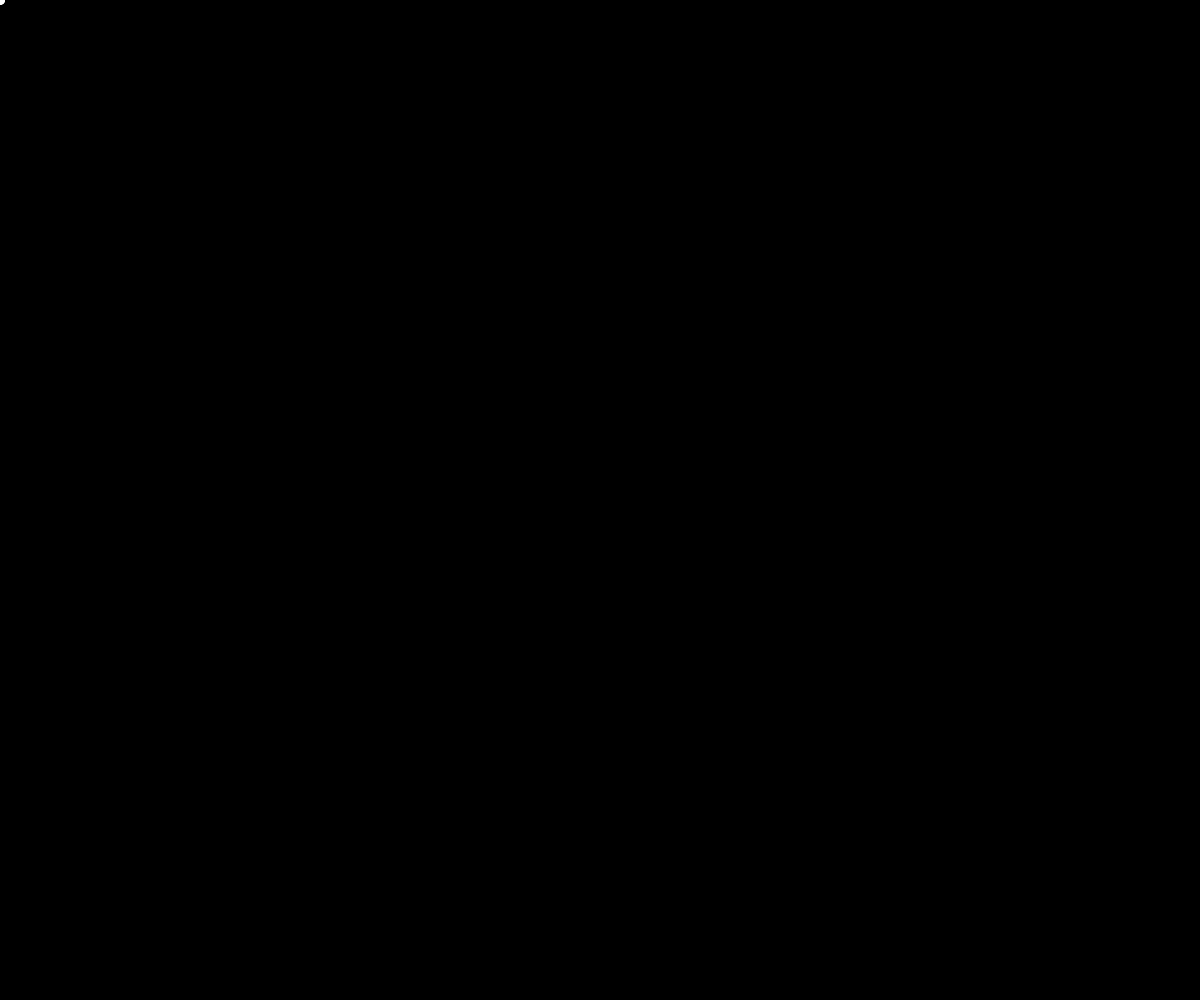
Frame 1 (no input)
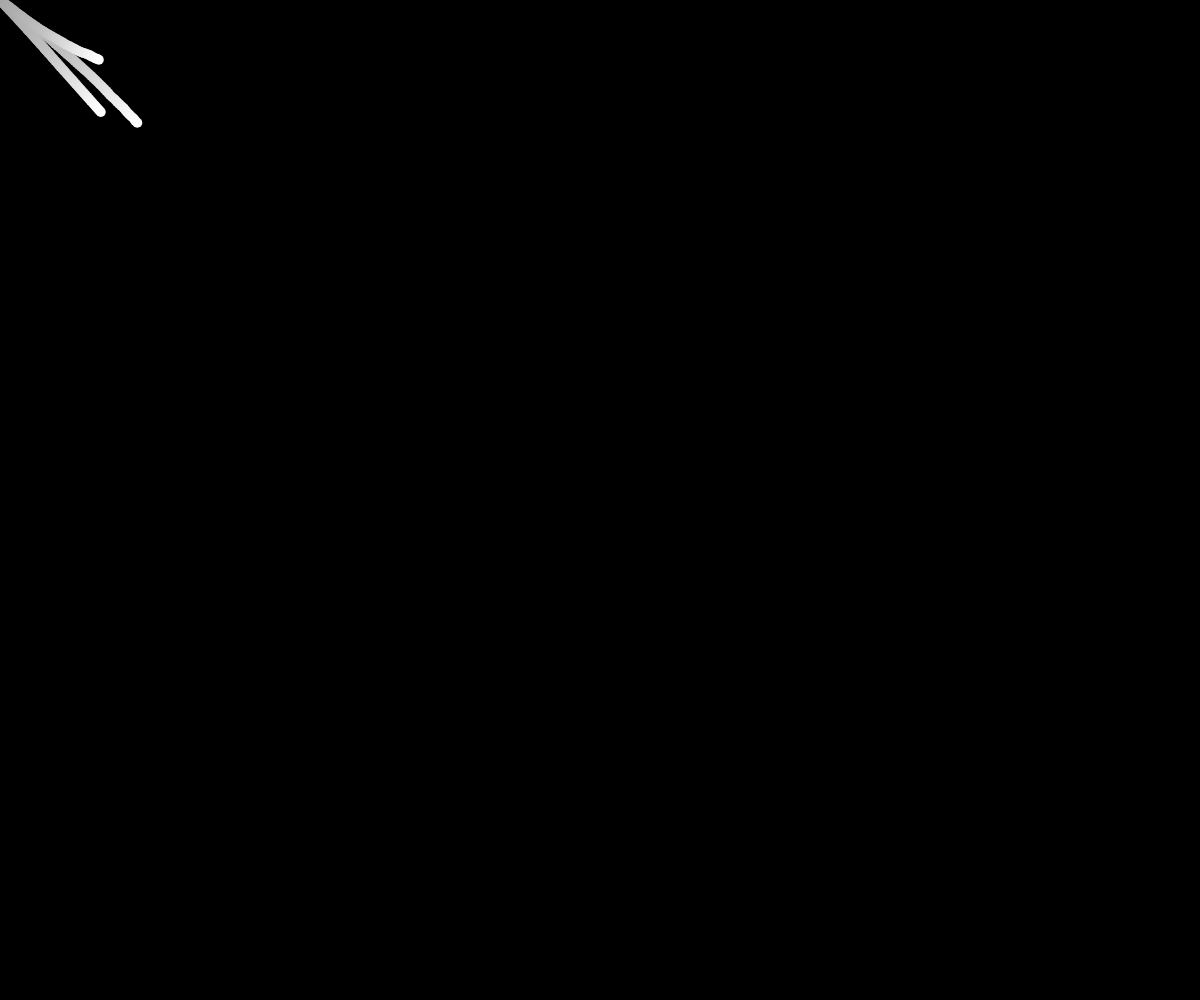
Frame 60 (no input)
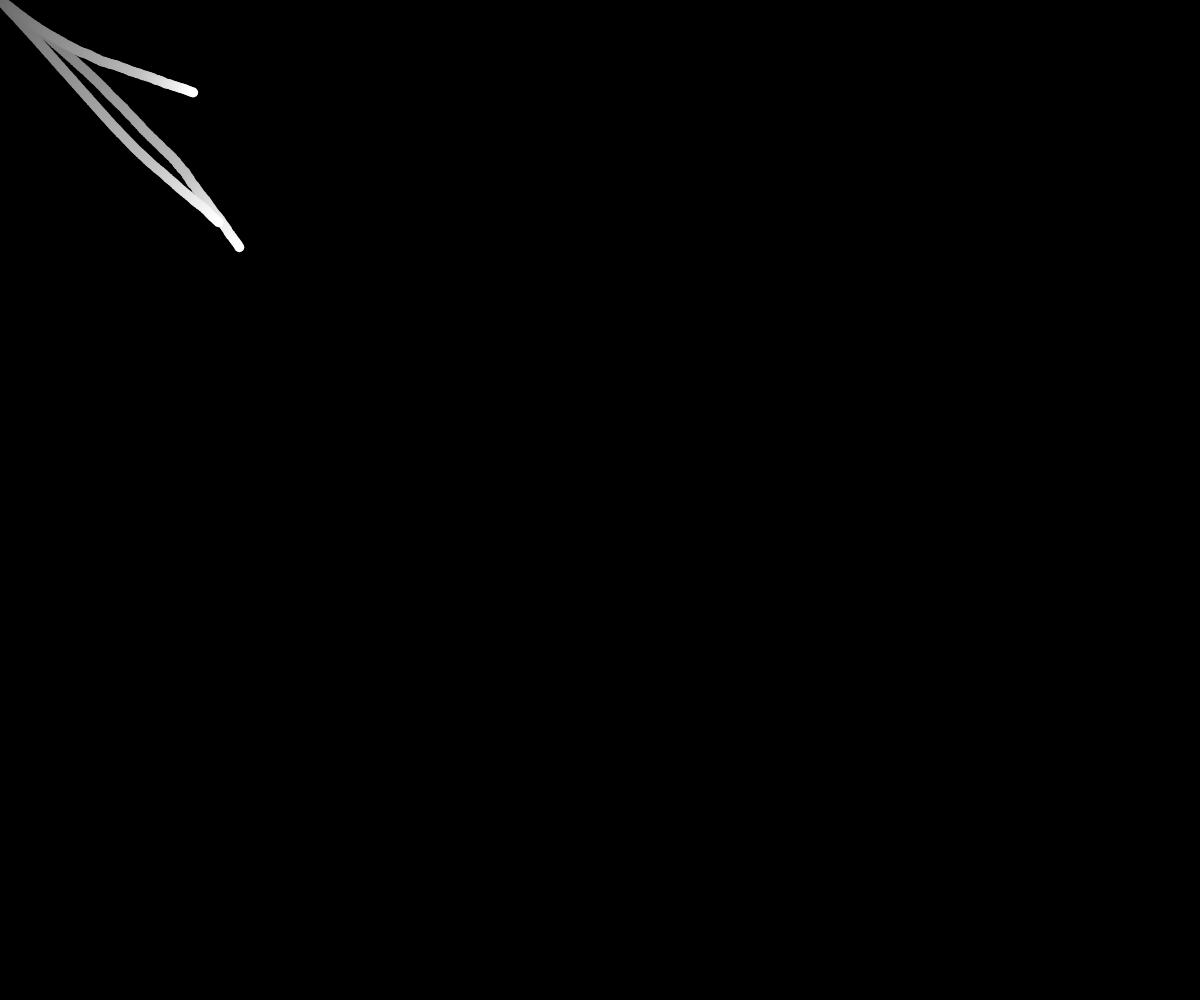
Frame 120 (the mouse pressed at the canvas centre since frame 60)

The p5.js sketch that drew these frames (run headless with seeded random() and noise() and a simulated clock; from frame 60 on, the mouse is pressed at the canvas centre):

// p5.js sketch
// ── sketch.js
//  ______  ____  ___  _______  __________ ______ ____ ______________
//  __/ _ \/ __ \/ _ )/ __/ _ \/_  __/ __ \ _/ _ |_/ /__/ __/ __/  _/
//  _/ , _/ /_/ / _  / _// , _/ / / / /_/ / / __ |/ /__/ _/_\ \_/ /
//  /_/|_|\____/____/___/_/|_| /_/  \____/ /_/ |_/____/___/___/___/
//
// -
// Walkers01 0.1 by Roberto [camminatori, indipendenti]
// 2021 © Roberto @ciunart, Daniele @Fupete and the course DS-2021 at DESIGN.unirsm 
// github.com/ds-2021-unirsm — github.com/fupete — github.com/RobertoAlesi
// Educational purposes, MIT License, 2021, San Marino
// —
//
// Help:
// [click] add walker
//
// —

// random walker OOP
var w, h;
var d = 10;
var quanti = 3;
var c = [];
t=0;


function setup() {
  createCanvas(w=windowWidth, h=windowHeight);
  textSize(18);
  
  // crea n oggetti di classe Camminatore
  for (var i=0; i<quanti; i++){
  	c.push(new Camminatore(i)); 
    background(0);
  }
}
function mouseClicked (){
  quanti++;
  c.push(new Camminatore(quanti+1));
}


function draw() {
 background(0,2);
 
 // per tutti i camminatori chiama i diversi metodi utili 
 for (var i=0; i<quanti; i++){
	c[i].move();
	c[i].display();
   }
  
}


// classe
function Camminatore(_id) {

  // costruttore
  this.id = _id;
  this.x=0;
  this.y=0;
  this.moltiplicatore=0;
  this.dirX = 0;
  this.dirY = 0;
  this.speed = random(1, 10);
  this.speed2 = random(1, 10);

  // metodo move
  this.move = function() {
    this.dirX = noise(this.speed*5);
    this.dirY = noise(this.speed2*5);
	this.x = this.dirX * w * this.moltiplicatore ;
	this.y = this.dirY * h * this.moltiplicatore;
    this.speed += random(0.001);
    this.speed2 += random(0.001);
    this.moltiplicatore += 0.003;
  }
  
  
  // metodo display
  this.display = function() {
    
    noStroke();
    //blendMode(DARKEST);
    var r = 255 * noise(t+2);
    var b = 255 * noise(t+2);

    t+=0.0001
     fill(255);
     ellipse(this.x, this.y, d);
    
  }

}
